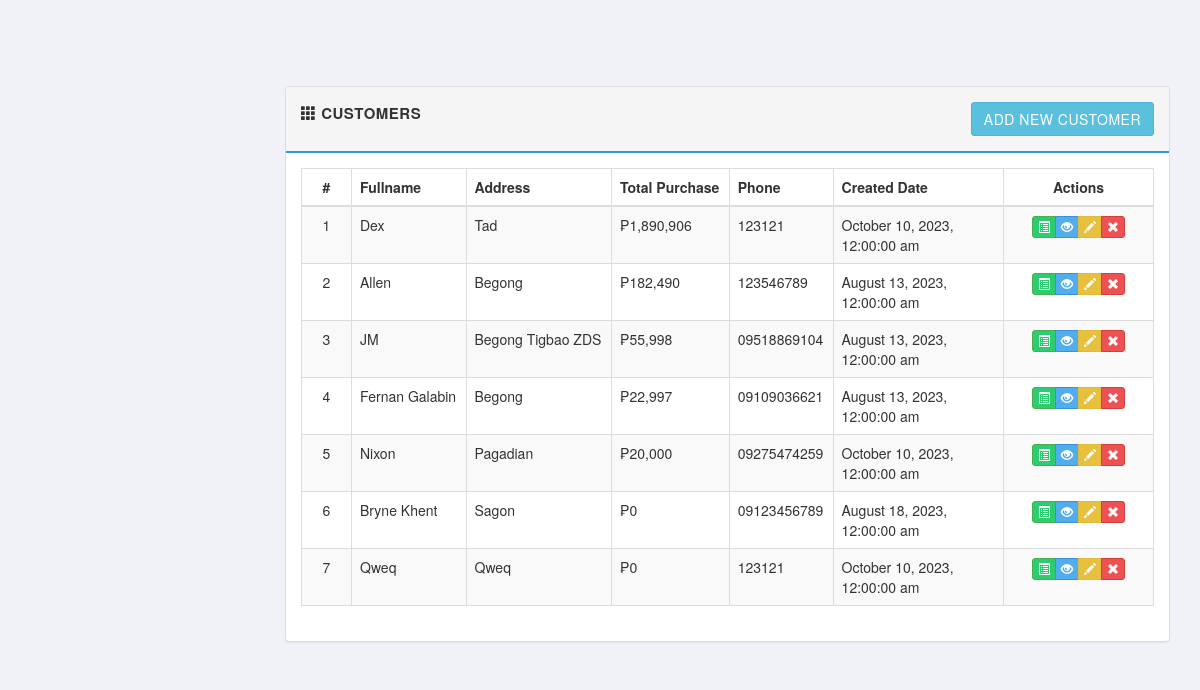
The page /customers.php on the database its author committed.
### tables this page shows
CREATE TABLE `customers` (
  `id` int(11) NOT NULL,
  `fullname` varchar(255) NOT NULL,
  `address` varchar(255) NOT NULL,
  `phone` varchar(255) NOT NULL,
  `created_at` date NOT NULL DEFAULT current_timestamp()
);

### includes/sql.php (called while the page is built, shortened)
<?php
  require_once('includes/load.php');
function find_by_sql($sql)
{
  global $db;
  $result = $db->query($sql);
  $result_set = $db->while_loop($result);
 return $result_set;
}
  function find_all_customer(){
    $sql = "SELECT c.id, c.fullname, c.address, c.phone, c.created_at, SUM(s.price) AS total_sales
    FROM customers c
    LEFT JOIN sales s ON c.id = s.customer_id
    GROUP BY c.id
    ORDER BY total_sales DESC";
    $result = find_by_sql($sql);
    return $result;
}
?>

### includes/database.php (called while the page is built, shortened)
<?php
class MySqli_DB {
    private $con;
    public $query_id;
public function db_connect()
{
  $this->con = mysqli_connect(DB_HOST,DB_USER,DB_PASS);
  if(!$this->con)
         {
           die(" Database connection failed:". mysqli_connect_error());
         } else {
           $select_db = $this->con->select_db(DB_NAME);
         }
}
public function query($sql)
   {
      if (trim($sql != "")) {
          $this->query_id = $this->con->query($sql);
      }
       return $this->query_id;
   }
public function fetch_array($statement)
{
  return mysqli_fetch_array($statement);
}
public function while_loop($loop){
   $results = array();
   while ($result = $this->fetch_array($loop)) {
      $results[] = $result;
   }
 return $results;
}
}
$db = new MySqli_DB();
?>

### includes/functions.php (called while the page is built, shortened)
<?php
function remove_junk($str){
  $str = nl2br($str);
  $str = htmlspecialchars(strip_tags($str, ENT_QUOTES));
  return $str;
}
function read_date($str){
     if($str)
      return date('F j, Y, g:i:s a', strtotime($str));
     else
      return null;
  }
function count_id(){
  static $count = 1;
  return $count++;
}
?>

### customers.php (the view, shortened to what this page needs)
<?php
 $all_customers = find_all_customer();
?>
<?php include_once('layouts/header.php'); ?>
<div class="row">
   <div class="col-md-12">
   </div>
</div>
<div class="row">
  <div class="col-md-12">
    <div class="panel panel-default">
      <div class="panel-heading clearfix">
        <strong>
          <span class="glyphicon glyphicon-th"></span>
          <span>Customers</span>
       </strong>
         <a href="add_customer.php" class="btn btn-info pull-right">Add New Customer</a>
      </div>
     <div class="panel-body">
      <table class="table table-bordered table-striped">
        <thead>
          <tr>
            <th class="text-center" style="width: 50px;">#</th>
            <th>Fullname </th>
            <th>Address</th>
            <th>Total Purchase</th>
            <th>Phone</th>
            <th style="width: 20%;">Created Date</th>
            <th class="text-center" style="width: 150px;">Actions</th>
          </tr>
        </thead>
        <tbody>
        <?php foreach($all_customers as $a_customer): ?>
          <tr>
           <td class="text-center"><?php echo count_id();?></td>
           <td><?php echo remove_junk(ucwords($a_customer['fullname']))?></td>
           <td><?php echo remove_junk(ucwords($a_customer['address']))?></td>
           <td>₱<?php echo remove_junk(ucwords(number_format($a_customer['total_sales']), 2))?></td>
           <td><?php echo remove_junk(ucwords($a_customer['phone']))?></td>
           <td><?php echo read_date($a_customer['created_at'])?></td>
           <td class="text-center">
             <div class="btn-group">
             <a href="add_sale.php?id=<?php echo (int)$a_customer['id'];?>" class="btn btn-xs btn-success" data-toggle="tooltip" title="Add Sale">
                  <i class="glyphicon glyphicon-list-alt"></i>
               </a>
              <a href="view_customer.php?id=<?php echo (int)$a_customer['id'];?>" class="btn btn-xs btn-primary" data-toggle="tooltip" title="View">
                  <i class="glyphicon glyphicon-eye-open"></i>
               </a>
                <a href="edit_customer.php?id=<?php echo (int)$a_customer['id'];?>" class="btn btn-xs btn-warning" data-toggle="tooltip" title="Edit">
                  <i class="glyphicon glyphicon-pencil"></i>
               </a>
                <a href="delete_customer.php?id=<?php echo (int)$a_customer['id'];?>" class="btn btn-xs btn-danger" data-toggle="tooltip" title="Remove">
                  <i class="glyphicon glyphicon-remove"></i>
                </a>
                </div>
           </td>
          </tr>
        <?php endforeach;?>
       </tbody>
     </table>
     </div>
    </div>
  </div>
</div>
  <?php include_once('layouts/footer.php'); ?>

### libs/css/main.css (style rules this page uses)
body { font-family: 'Helvetica Neue', Helvetica, Arial, sans-serif; font-weight: 400; overflow-x: hidden; overflow-y: auto; background: #f1f2f7; height: 100%; width: 100%; }
a { color #777; text-decoration: none; }
.panel-default >.panel-heading { background-color: #f5f5f5; border-bottom: 2px solid #3498DB; font-size: 15px; text-transform: uppercase; letter-spacing: .5px; padding: 15px; }
.btn { border-radius: 3px; -webkit-transition: all 300ms ease-in-out; -moz-transition: all 300ms ease-in-out; transition: all 300ms ease-in-out; }
.btn-primary { color: #fff; background-color: #51aded; border-color: #3d8fd8 }
.btn-success { background-color:#2ecc71 }
.btn-warning { background-color: #e7c13e; border-color: #dfba3c; }
.btn-danger { background-color: #ed5153 }

### rows shown on the page
customers: count_id "1", fullname "Dex", address "Tad", total_sales "1,890,906", phone "123121", created_at "October 10, 2023, 12:00:00 am"
customers: count_id "2", fullname "Allen", address "Begong", total_sales "182,490", phone "123546789", created_at "August 13, 2023, 12:00:00 am"
customers: count_id "3", fullname "JM", address "Begong Tigbao ZDS", total_sales "55,998", phone "09518869104", created_at "August 13, 2023, 12:00:00 am"
customers: count_id "4", fullname "Fernan Galabin", address "Begong", total_sales "22,997", phone "09109036621", created_at "August 13, 2023, 12:00:00 am"
customers: count_id "5", fullname "Nixon", address "Pagadian", total_sales "20,000", phone "09275474259", created_at "October 10, 2023, 12:00:00 am"
customers: count_id "6", fullname "Bryne Khent", address "Sagon", total_sales "0", phone "09123456789", created_at "August 18, 2023, 12:00:00 am"
customers: count_id "7", fullname "Qweq", address "Qweq", total_sales "0", phone "123121", created_at "October 10, 2023, 12:00:00 am"
